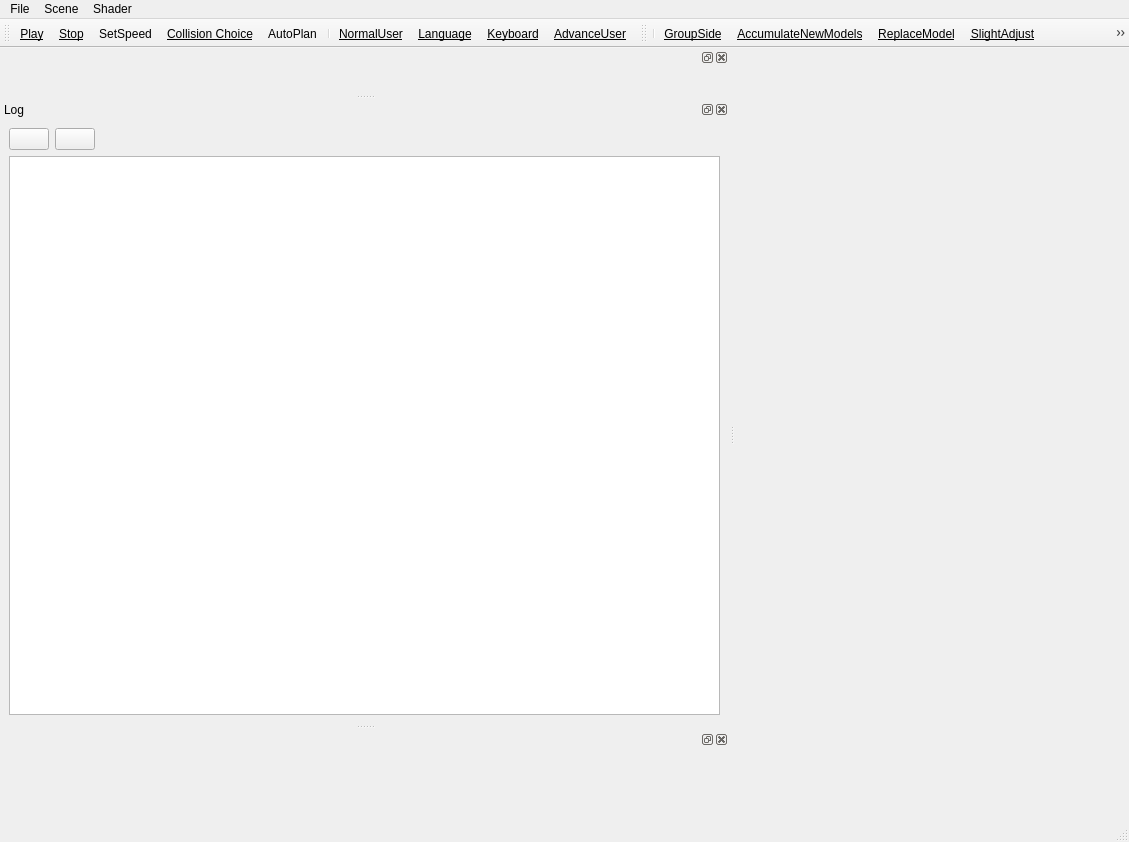
<?xml version="1.0" encoding="UTF-8"?>
<ui version="4.0">
 <author>lemonrong</author>
 <class>MainWindow</class>
 <widget class="QMainWindow" name="MainWindow">
  <property name="windowModality">
   <enum>Qt::NonModal</enum>
  </property>
  <property name="geometry">
   <rect>
    <x>0</x>
    <y>0</y>
    <width>1129</width>
    <height>842</height>
   </rect>
  </property>
  <property name="sizePolicy">
   <sizepolicy hsizetype="Expanding" vsizetype="Expanding">
    <horstretch>0</horstretch>
    <verstretch>0</verstretch>
   </sizepolicy>
  </property>
  <property name="acceptDrops">
   <bool>true</bool>
  </property>
  <property name="windowTitle">
   <string>osg3DViewer</string>
  </property>
  <widget class="QWidget" name="centralwidget"/>
  <widget class="QMenuBar" name="menubar">
   <property name="geometry">
    <rect>
     <x>0</x>
     <y>0</y>
     <width>1129</width>
     <height>23</height>
    </rect>
   </property>
   <widget class="QMenu" name="menuFile">
    <property name="title">
     <string>File</string>
    </property>
    <widget class="QMenu" name="menuRecent_Files">
     <property name="title">
      <string>Recent Files</string>
     </property>
    </widget>
    <addaction name="actionOpen"/>
    <addaction name="actionUnload"/>
    <addaction name="actionSave_As"/>
    <addaction name="separator"/>
    <addaction name="menuRecent_Files"/>
    <addaction name="separator"/>
    <addaction name="actionQuit"/>
   </widget>
   <widget class="QMenu" name="menuScene">
    <property name="title">
     <string>Scene</string>
    </property>
    <addaction name="actionReset_View"/>
    <addaction name="actionFull_Screen"/>
    <addaction name="separator"/>
    <addaction name="actionTexture"/>
    <addaction name="actionLight"/>
    <addaction name="actionHighLight"/>
    <addaction name="actionShadow"/>
   </widget>
   <widget class="QMenu" name="menuShader">
    <property name="title">
     <string>Shader</string>
    </property>
    <addaction name="actionRemove_Shader"/>
   </widget>
   <addaction name="menuFile"/>
   <addaction name="menuScene"/>
   <addaction name="menuShader"/>
  </widget>
  <widget class="QStatusBar" name="statusbar"/>
  <widget class="QToolBar" name="fileToolBar">
   <property name="windowTitle">
    <string>Base ToolBar</string>
   </property>
   <property name="toolButtonStyle">
    <enum>Qt::ToolButtonTextUnderIcon</enum>
   </property>
   <attribute name="toolBarArea">
    <enum>TopToolBarArea</enum>
   </attribute>
   <attribute name="toolBarBreak">
    <bool>false</bool>
   </attribute>
   <addaction name="actionUnload"/>
   <addaction name="actionLight"/>
   <addaction name="actionEnableNode"/>
   <addaction name="actionReset_View"/>
   <addaction name="actionDisableNode"/>
   <addaction name="separator"/>
   <addaction name="actionQuit"/>
   <addaction name="actionSave_As"/>
   <addaction name="actionOptimize"/>
   <addaction name="actionBackFace"/>
  </widget>
  <widget class="QDockWidget" name="dockWidget_Properties">
   <property name="windowTitle">
    <string/>
   </property>
   <attribute name="dockWidgetArea">
    <number>1</number>
   </attribute>
   <widget class="QWidget" name="dockWidgetContents_2"/>
  </widget>
  <widget class="QToolBar" name="sceneToolBar">
   <property name="windowTitle">
    <string>Scene Toolbar</string>
   </property>
   <property name="toolButtonStyle">
    <enum>Qt::ToolButtonTextUnderIcon</enum>
   </property>
   <attribute name="toolBarArea">
    <enum>TopToolBarArea</enum>
   </attribute>
   <attribute name="toolBarBreak">
    <bool>false</bool>
   </attribute>
   <addaction name="separator"/>
   <addaction name="actionOpen"/>
   <addaction name="actionTexture"/>
   <addaction name="actionShadow"/>
   <addaction name="actionFull_Screen"/>
   <addaction name="actionHighLight"/>
   <addaction name="actionLoad_Shader"/>
  </widget>
  <widget class="QDockWidget" name="logDock">
   <property name="toolTip">
    <string>Log</string>
   </property>
   <property name="statusTip">
    <string>Log</string>
   </property>
   <property name="whatsThis">
    <string>Log</string>
   </property>
   <property name="accessibleName">
    <string>Log</string>
   </property>
   <property name="accessibleDescription">
    <string>Log</string>
   </property>
   <property name="floating">
    <bool>false</bool>
   </property>
   <property name="allowedAreas">
    <set>Qt::LeftDockWidgetArea|Qt::RightDockWidgetArea|Qt::TopDockWidgetArea</set>
   </property>
   <property name="windowTitle">
    <string>Log</string>
   </property>
   <attribute name="dockWidgetArea">
    <number>1</number>
   </attribute>
   <widget class="QWidget" name="dockWidgetContents_3">
    <layout class="QGridLayout" name="gridLayout_2">
     <item row="0" column="0">
      <widget class="QPushButton" name="pushButtonClearLog">
       <property name="text">
        <string/>
       </property>
       <property name="icon">
        <iconset resource="../res/osg3DViewer.qrc">
         <normaloff>:/osg3DViewer/delete.png</normaloff>:/osg3DViewer/delete.png</iconset>
       </property>
      </widget>
     </item>
     <item row="0" column="2">
      <spacer name="horizontalSpacer">
       <property name="orientation">
        <enum>Qt::Horizontal</enum>
       </property>
       <property name="sizeHint" stdset="0">
        <size>
         <width>619</width>
         <height>20</height>
        </size>
       </property>
      </spacer>
     </item>
     <item row="1" column="0" colspan="3">
      <widget class="QTextBrowser" name="textBrowserLog"/>
     </item>
     <item row="0" column="1">
      <widget class="QPushButton" name="pushButtonSaveLog">
       <property name="text">
        <string/>
       </property>
       <property name="icon">
        <iconset resource="../res/osg3DViewer.qrc">
         <normaloff>:/osg3DViewer/icon_save.png</normaloff>:/osg3DViewer/icon_save.png</iconset>
       </property>
      </widget>
     </item>
    </layout>
   </widget>
  </widget>
  <widget class="QDockWidget" name="dockWidget_Model">
   <property name="allowedAreas">
    <set>Qt::AllDockWidgetAreas</set>
   </property>
   <property name="windowTitle">
    <string/>
   </property>
   <attribute name="dockWidgetArea">
    <number>1</number>
   </attribute>
   <widget class="QWidget" name="dockWidgetContents">
    <layout class="QGridLayout" name="gridLayout"/>
   </widget>
  </widget>
  <action name="actionOpen">
   <property name="icon">
    <iconset resource="../res/osg3DViewer.qrc">
     <normaloff>:/osg3DViewer/preferences.png</normaloff>:/osg3DViewer/preferences.png</iconset>
   </property>
   <property name="text">
    <string>GroupSide</string>
   </property>
   <property name="font">
    <font>
     <underline>true</underline>
    </font>
   </property>
  </action>
  <action name="actionUnload">
   <property name="icon">
    <iconset resource="../res/osg3DViewer.qrc">
     <normaloff>:/osg3DViewer/play.png</normaloff>:/osg3DViewer/play.png</iconset>
   </property>
   <property name="text">
    <string>Play</string>
   </property>
   <property name="font">
    <font>
     <underline>true</underline>
    </font>
   </property>
  </action>
  <action name="actionSave_As">
   <property name="icon">
    <iconset resource="../res/osg3DViewer.qrc">
     <normaloff>:/osg3DViewer/icon_save.png</normaloff>:/osg3DViewer/icon_save.png</iconset>
   </property>
   <property name="text">
    <string>Language</string>
   </property>
   <property name="font">
    <font>
     <underline>true</underline>
    </font>
   </property>
  </action>
  <action name="actionQuit">
   <property name="icon">
    <iconset resource="../res/osg3DViewer.qrc">
     <normaloff>:/osg3DViewer/quit.png</normaloff>:/osg3DViewer/quit.png</iconset>
   </property>
   <property name="text">
    <string>NormalUser</string>
   </property>
   <property name="font">
    <font>
     <underline>true</underline>
    </font>
   </property>
  </action>
  <action name="actionReset_View">
   <property name="icon">
    <iconset resource="../res/osg3DViewer.qrc">
     <normaloff>:/osg3DViewer/collision.png</normaloff>:/osg3DViewer/collision.png</iconset>
   </property>
   <property name="text">
    <string>Collision Choice</string>
   </property>
   <property name="font">
    <font>
     <underline>true</underline>
    </font>
   </property>
  </action>
  <action name="actionTexture">
   <property name="checkable">
    <bool>true</bool>
   </property>
   <property name="icon">
    <iconset resource="../res/osg3DViewer.qrc">
     <normaloff>:/osg3DViewer/texture_on.png</normaloff>:/osg3DViewer/texture_on.png</iconset>
   </property>
   <property name="text">
    <string>AccumulateNewModels</string>
   </property>
   <property name="font">
    <font>
     <underline>true</underline>
     <kerning>false</kerning>
    </font>
   </property>
   <property name="visible">
    <bool>true</bool>
   </property>
   <property name="menuRole">
    <enum>QAction::TextHeuristicRole</enum>
   </property>
  </action>
  <action name="actionLight">
   <property name="checkable">
    <bool>true</bool>
   </property>
   <property name="icon">
    <iconset resource="../res/osg3DViewer.qrc">
     <normaloff>:/osg3DViewer/stop.png</normaloff>:/osg3DViewer/stop.png</iconset>
   </property>
   <property name="text">
    <string>Stop</string>
   </property>
   <property name="font">
    <font>
     <underline>true</underline>
    </font>
   </property>
  </action>
  <action name="actionHighLight">
   <property name="checkable">
    <bool>false</bool>
   </property>
   <property name="icon">
    <iconset resource="../res/osg3DViewer.qrc">
     <normaloff>:/osg3DViewer/highlight_on.png</normaloff>:/osg3DViewer/highlight_on.png</iconset>
   </property>
   <property name="text">
    <string>RotateTest</string>
   </property>
   <property name="font">
    <font>
     <underline>true</underline>
    </font>
   </property>
  </action>
  <action name="actionShadow">
   <property name="checkable">
    <bool>true</bool>
   </property>
   <property name="icon">
    <iconset resource="../res/osg3DViewer.qrc">
     <normaloff>:/osg3DViewer/icon_shadow_on.png</normaloff>:/osg3DViewer/icon_shadow_on.png</iconset>
   </property>
   <property name="text">
    <string>ReplaceModel</string>
   </property>
   <property name="font">
    <font>
     <underline>true</underline>
    </font>
   </property>
  </action>
  <action name="actionFull_Screen">
   <property name="checkable">
    <bool>true</bool>
   </property>
   <property name="icon">
    <iconset resource="../res/osg3DViewer.qrc">
     <normaloff>:/osg3DViewer/lod_reset.png</normaloff>:/osg3DViewer/lod_reset.png</iconset>
   </property>
   <property name="text">
    <string>SlightAdjust</string>
   </property>
   <property name="font">
    <font>
     <underline>true</underline>
    </font>
   </property>
  </action>
  <action name="actionLoad_Shader">
   <property name="icon">
    <iconset resource="../res/osg3DViewer.qrc">
     <normaloff>:/osg3DViewer/background.png</normaloff>:/osg3DViewer/background.png</iconset>
   </property>
   <property name="text">
    <string>SetColor</string>
   </property>
   <property name="font">
    <font>
     <underline>true</underline>
     <kerning>false</kerning>
    </font>
   </property>
  </action>
  <action name="actionRemove_Shader">
   <property name="text">
    <string>Remove Shader</string>
   </property>
  </action>
  <action name="actionBackFace">
   <property name="checkable">
    <bool>true</bool>
   </property>
   <property name="icon">
    <iconset resource="../res/osg3DViewer.qrc">
     <normaloff>:/osg3DViewer/backface_off.png</normaloff>
     <normalon>:/osg3DViewer/backface_on.png</normalon>:/osg3DViewer/backface_off.png</iconset>
   </property>
   <property name="text">
    <string>AdvanceUser</string>
   </property>
   <property name="font">
    <font>
     <weight>50</weight>
     <italic>false</italic>
     <bold>false</bold>
     <underline>true</underline>
     <strikeout>false</strikeout>
    </font>
   </property>
  </action>
  <action name="actionOptimize">
   <property name="checkable">
    <bool>true</bool>
   </property>
   <property name="checked">
    <bool>false</bool>
   </property>
   <property name="icon">
    <iconset resource="../res/osg3DViewer.qrc">
     <normaloff>:/osg3DViewer/console.png</normaloff>:/osg3DViewer/console.png</iconset>
   </property>
   <property name="text">
    <string>Keyboard</string>
   </property>
   <property name="font">
    <font>
     <underline>true</underline>
    </font>
   </property>
   <property name="autoRepeat">
    <bool>true</bool>
   </property>
   <property name="visible">
    <bool>true</bool>
   </property>
  </action>
  <action name="actionEnableNode">
   <property name="checkable">
    <bool>false</bool>
   </property>
   <property name="icon">
    <iconset resource="../res/osg3DViewer.qrc">
     <normaloff>:/osg3DViewer/treeview/tree_enable.png</normaloff>:/osg3DViewer/treeview/tree_enable.png</iconset>
   </property>
   <property name="text">
    <string>SetSpeed</string>
   </property>
   <property name="iconText">
    <string>SetSpeed</string>
   </property>
  </action>
  <action name="actionDisableNode">
   <property name="icon">
    <iconset resource="../res/osg3DViewer.qrc">
     <normaloff>:/osg3DViewer/treeview/tree_disable.png</normaloff>:/osg3DViewer/treeview/tree_disable.png</iconset>
   </property>
   <property name="text">
    <string>AutoPlan</string>
   </property>
  </action>
  <action name="actionExpandTree">
   <property name="icon">
    <iconset resource="../res/osg3DViewer.qrc">
     <normaloff>:/osg3DViewer/expand.png</normaloff>:/osg3DViewer/expand.png</iconset>
   </property>
   <property name="text">
    <string>Expand Tree</string>
   </property>
  </action>
  <action name="actionCollapseTree">
   <property name="icon">
    <iconset resource="../res/osg3DViewer.qrc">
     <normaloff>:/osg3DViewer/collapse.png</normaloff>:/osg3DViewer/collapse.png</iconset>
   </property>
   <property name="text">
    <string>Collapse Tree</string>
   </property>
  </action>
  <action name="actionCenterOnNode">
   <property name="icon">
    <iconset resource="../res/osg3DViewer.qrc">
     <normaloff>:/osg3DViewer/center_on_selection.png</normaloff>:/osg3DViewer/center_on_selection.png</iconset>
   </property>
   <property name="text">
    <string>Center on node</string>
   </property>
  </action>
  <action name="actionCenterOnSelection">
   <property name="enabled">
    <bool>true</bool>
   </property>
   <property name="icon">
    <iconset resource="../res/osg3DViewer.qrc">
     <normaloff>:/osg3DViewer/center_on_selection.png</normaloff>:/osg3DViewer/center_on_selection.png</iconset>
   </property>
   <property name="text">
    <string>actionCenterOnSelection</string>
   </property>
   <property name="toolTip">
    <string>actionCenterOnSelection</string>
   </property>
  </action>
 </widget>
 <resources>
  <include location="../res/osg3DViewer.qrc"/>
 </resources>
 <connections/>
</ui>
